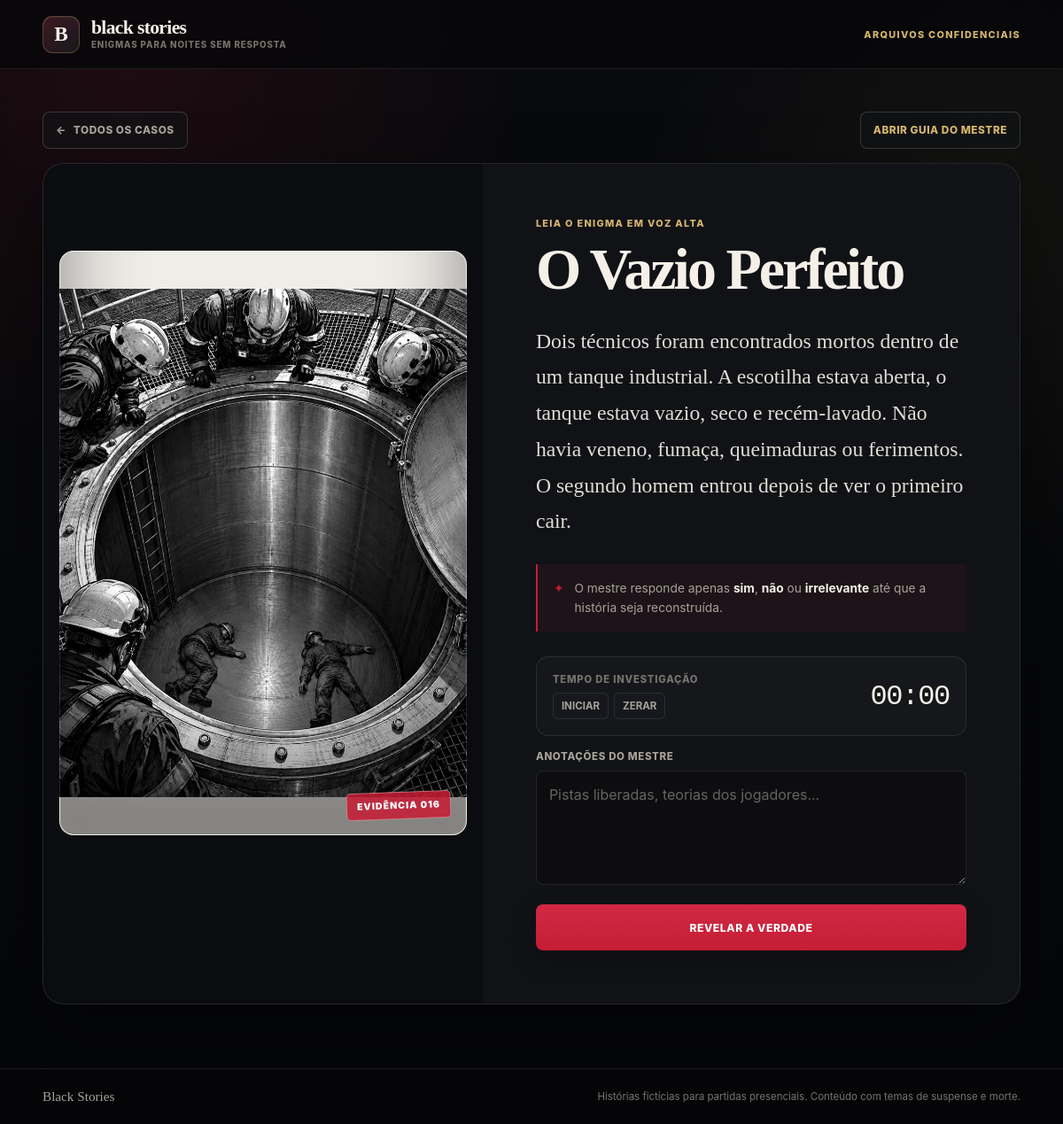
The page /historia/16/ on the database its author committed.
### stories/models.py (models this page shows, shortened)
class Story(models.Model):
    title = models.CharField(max_length=200)
    description = models.TextField()
    image = models.ImageField(upload_to='stories/')
    answer = models.TextField()
    resolution_image = models.ImageField(upload_to='stories/', null=True, blank=True)
    created_at = models.DateTimeField(auto_now_add=True)
    class Meta:
        verbose_name = 'Story'
        verbose_name_plural = 'Stories'

### stories/views.py (the view)
def story_detail(request, story_id):
    story = get_object_or_404(
        Story.objects.only(
            "id",
            "title",
            "description",
            "image",
            "answer",
            "resolution_image",
        ),
        id=story_id,
    )
    return render(
        request,
        "story_detail.html",
        {"story": story},
    )

### templates/story_detail.html (shortened to what this page needs)
{% extends 'base.html' %}
{% block content %}
<section class="detail-container premium-detail" data-story-session data-story-id="{{ story.id }}">
    <nav class="detail-actions" aria-label="Navegação do caso">
        <a href="{% url 'stories:index' %}" class="back-button">
            <span aria-hidden="true">&larr;</span>
            Todos os casos
        </a>
        <a href="{% url 'stories:master' story.id %}" class="master-link">
            Abrir guia do mestre
        </a>
    </nav>
    <article class="story-card detail-card premium-case-file">
        <div class="case-dossier">
            <div class="story-image-panel">
                <div class="image-frame case-photo" data-image-frame>
                    <img
                        id="story-image-{{ story.id }}"
                        src="{{ story.image.url }}"
                        data-original="{{ story.image.url }}"
                        {% if story.resolution_image %}
                            data-resolution="{{ story.resolution_image.url }}"
                        {% else %}
                            data-resolution="{{ story.image.url }}"
                        {% endif %}
                        alt="{{ story.title }}"
                    >
                    <span class="photo-stamp">
                        evidência {{ story.id|stringformat:"03d" }}
                    </span>
                </div>
            </div>
            <div class="story-text case-briefing">
                <span class="section-label">
                    leia o enigma em voz alta
                </span>
                <h1 class="story-title">
                    {{ story.title }}
                </h1>
                <p class="story-description">
                    {{ story.description }}
                </p>
                <div class="master-instruction">
                    <span aria-hidden="true">✦</span>
                    <p>O mestre responde apenas <strong>sim</strong>, <strong>não</strong> ou <strong>irrelevante</strong> até que a história seja reconstruída.</p>
                </div>
                <div class="session-tools" aria-label="Ferramentas da partida">
                    <div class="session-meter">
                        <span>Tempo de investigação</span>
                        <strong data-session-timer>00:00</strong>
                        <div class="meter-actions">
                            <button type="button" data-timer-toggle>
                                Iniciar
                            </button>
                            <button type="button" data-timer-reset>
                                Zerar
                            </button>
                        </div>
                    </div>
                </div>
                <label class="notes-panel">
                    <span>Anotações do mestre</span>
                    <textarea
                        rows="4"
                        placeholder="Pistas liberadas, teorias dos jogadores..."
                        data-session-notes
                    ></textarea>
                </label>
                <div class="reveal-strip">
                    <button
                        class="reveal-btn"
                        type="button"
                        data-url="{% url 'stories:reveal' story.id %}"
                        data-target="answer-{{ story.id }}"
                    >
                        Revelar a verdade
                    </button>
                </div>
            </div>
        </div>
    </article>
</section>
{% endblock %}

### rows shown on the page
Story: image (picture), id "016", title "O Vazio Perfeito", description "Dois técnicos foram encontrados mortos dentro de um tanque industrial. A escotilha estava aberta, o tanque estava vazio, seco e recém-lavado. Não havia veneno, fumaça, queimaduras ou ferimentos. O segundo homem entrou depois de ver o primeiro cair."
